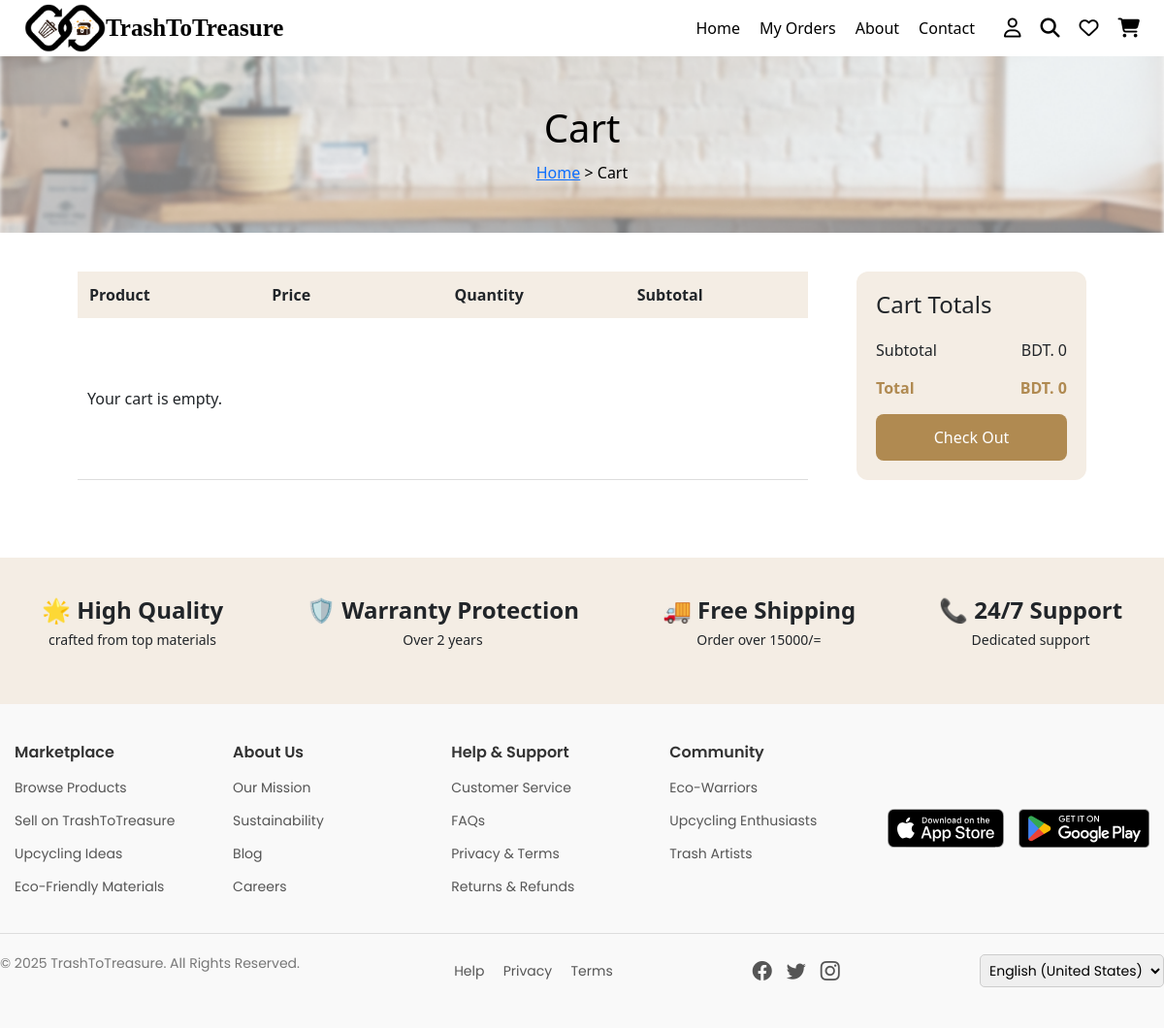
Page /cart/ (signed in) on the earlier database version.
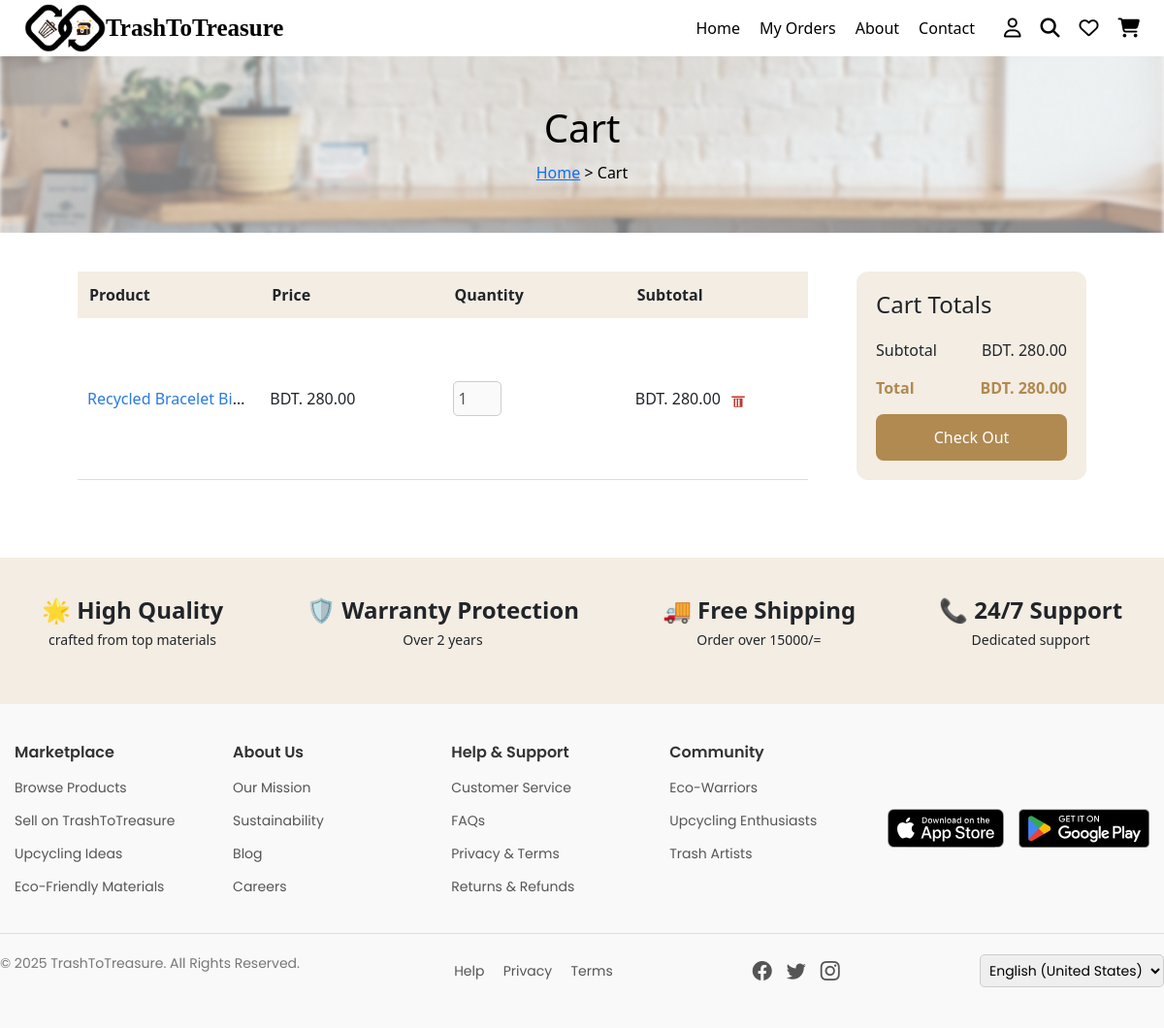
Same page on the later database version.
### marketplace/models.py (models this page shows, shortened)
class CartItem(models.Model):
    buyer = models.ForeignKey(User, on_delete=models.CASCADE)
    content_type = models.ForeignKey(ContentType, on_delete=models.CASCADE)
    object_id = models.PositiveIntegerField()
    item = GenericForeignKey('content_type', 'object_id')
    quantity = models.PositiveIntegerField(default=1)
    added_at = models.DateTimeField(auto_now_add=True)
    class Meta:
        unique_together = ('buyer', 'content_type', 'object_id')
    def subtotal(self):
        return self.quantity * self.item.price  # works as long as both models have a .price

class UpcycledProduct(models.Model):
    product_name = models.CharField(max_length=255, default="")
    category = models.CharField(max_length=100, default="")
    description = models.TextField()
    price = models.DecimalField(max_digits=10, decimal_places=2)
    product_status = models.CharField(max_length=20, choices=PRODUCT_STATUS_CHOICES, default='active')
    artisan = models.ForeignKey(User, on_delete=models.CASCADE, related_name='upcycled_products', null=True, blank=True)
    approval_status = models.BooleanField(default=False)
    stock_availability = models.IntegerField()
    product_images = models.ImageField(upload_to='upcycled_products/', blank=True, null=True)
    location = models.CharField(max_length=255, default="")
    rating = models.DecimalField(max_digits=3, decimal_places=2, default=0.0)
    tags = models.CharField(max_length=255, blank=True, null=True)
    listing_date = models.DateTimeField(auto_now_add=True)
    last_updated = models.DateTimeField(auto_now=True, null=True, blank=True)
    sold_count = models.IntegerField(default=0)
    delivery_status = models.CharField(max_length=20, choices=DELIVERY_STATUS_CHOICES, default='ready')
    slug = models.SlugField(max_length=255, unique=True, blank=True)
    reviews = GenericRelation(Review)

### marketplace/views.py (the view)
# urls.py: path('cart/', cart, name='cart'),
@login_required
def cart(request):
    if request.user.role == 'driver':
        return HttpResponseForbidden("You are not authorized to view this page.")
    cart_items = CartItem.objects.filter(buyer=request.user)
    total = sum(item.subtotal() for item in cart_items)
    return render(request, 'cart.html', {
        'cart_items': cart_items,
        'total': total
    })

### marketplace/templates/cart.html (shortened to what this page needs)
{% load static %}
{% include "header.html" %}
<!DOCTYPE html>
<html lang="en">
<head>
    <link rel="stylesheet" href="{% static 'css/cart.css' %}">
</head>
<body>
    <section class="cart-banner">
        <h2>Cart</h2>
        <p><a href="/">Home</a> > Cart</p>
    </section>
    <div class="cart-container">
        <table class="cart-table">
            <thead>
                <tr>
                    <th>Product</th>
                    <th>Price</th>
                    <th>Quantity</th>
                    <th>Subtotal</th>
                </tr>
            </thead>
            <tbody>
                {% for item in cart_items %}
                <tr>
                    <td class="product-info">
                      <span>
                        {% if item.content_type.model == 'upcycledproduct' %}
                            <a href="{% url 'upcycled_product_details' slug=item.item.slug %}">
                                {{ item.item.product_name }}
                            </a>
                        {% elif item.content_type.model == 'trashitem' %}
                            <a href="{% url 'trash_item_details' slug=item.item.slug %}">
                                {{ item.item.material_name }}
                            </a>
                        {% else %}
                            Unknown Item
                        {% endif %}
                      </span>
                    </td>
                    <td>BDT. {{ item.item.price }}</td>
                    <td>
                      <input type="number" value="{{ item.quantity }}" min="1" max="{{ item.item.stock_availability }}" disabled>
                    </td>
                    <td>
                      BDT. {{ item.subtotal }}
                      <form method="post" action="{% url 'remove_from_cart' item.id %}" style="display:inline;">
                        <button class="remove-btn" title="Remove from cart">
                            <svg xmlns="http://www.w3.org/2000/svg" height="18" width="18" viewBox="0 0 24 24" fill="#c0392b">
                                <path d="M3 6h18v2H3zm3 3h12v12H6zM8 10v10h2V10H8zm4 0v10h2V10h-2z"/>
                            </svg>
                        </button>
                      </form>
                    </td>
                </tr>
                {% empty %}
                  <tr><td colspan="4">Your cart is empty.</td></tr>
                {% endfor %}
            </tbody>
        </table>
        <div class="cart-totals">
            <h3>Cart Totals</h3>
            <div class="totals-item">
                <span>Subtotal</span>
                <span>BDT. {{ total }}</span>
            </div>
            <div class="totals-item total">
                <span>Total</span>
                <span>BDT. {{ total }}</span>
            </div>
            <button class="checkout-btn" onclick="location.href='/checkout/'">Check Out</button>
        </div>
    </div>
    <footer class="cart-footer">
        <div class="footer-item">
            <h4>🌟 High Quality</h4>
            <p>crafted from top materials</p>
        </div>
        <div class="footer-item">
            <h4>🛡️ Warranty Protection</h4>
            <p>Over 2 years</p>
        </div>
        <div class="footer-item">
            <h4>🚚 Free Shipping</h4>
            <p>Order over 15000/=</p>
        </div>
        <div class="footer-item">
            <h4>📞 24/7 Support</h4>
            <p>Dedicated support</p>
        </div>
    </footer>
</body>
</html>
{% include "footer.html" %}

Differences in the rows shown:
added CartItem: item.product_name "Recycled Bracelet Bi…", item.price "280.00", quantity "1", subtotal "280.00"
Other differences:
{{ total }}: "0" → "280.00"
text no longer shown: "Your cart is empty."
